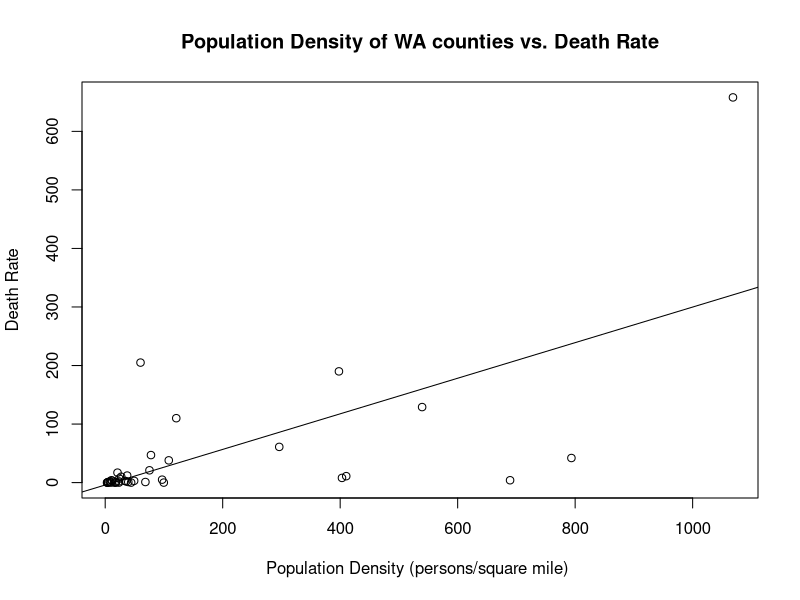

Source code (R):
#source for popDensity data: https://www.ofm.wa.gov/washington-data-research/population-demographics/population-estimates/population-density
popDensity <- c(10.62,
                35.59,
                120.97,
                27.28,
                44.16,
                793.64,
                4.82,
                96.92,
                24.05,
                3.59,
                77.90,
                3.13,
                37.37,
                39.28,
                410.31,
                17.85,
                1068.65,
                689.22,
                20.96,
                12.17,
                33.40,
                4.78,
                68.43,
                8.19,
                23.42,
                9.89,
                539.50,
                99.71,
                75.35,
                7.38,
                397.89,
                296.29,
                18.53,
                403.07,
                15.98,
                49.27,
                108.22,
                23.38,
                60.11)
#source for deaths: https://www.doh.wa.gov/emergencies/coronavirus#CovidDataTables
totalDeaths <- c(4,
                 2,
                 110,
                 10,
                 0,
                 42,
                 1,
                 5,
                 7,
                 0,
                 47,
                 0,
                 12,
                 1,
                 11,
                 0,
                 658,
                 4,
                 17,
                 3,
                 3,
                 0,
                 1,
                 2,
                 2,
                 0,
                 129,
                 0,
                 21,
                 1,
                 190,
                 61,
                 1,
                 8,
                 0,
                 3,
                 38,
                 0,
                 205)
plot(popDensity, totalDeaths, main="Population Density of WA counties vs. Death Rate",  xlab="Population Density (persons/square mile) ", ylab="Death Rate")
correlation=cor(popDensity,totalDeaths)
abline(lm(totalDeaths ~ popDensity))
